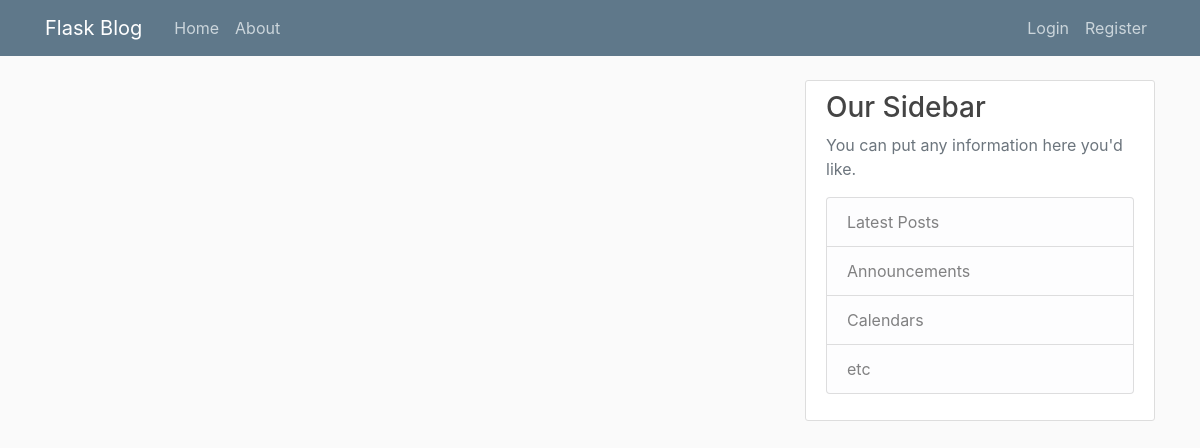
Page /posts on the earlier database version.
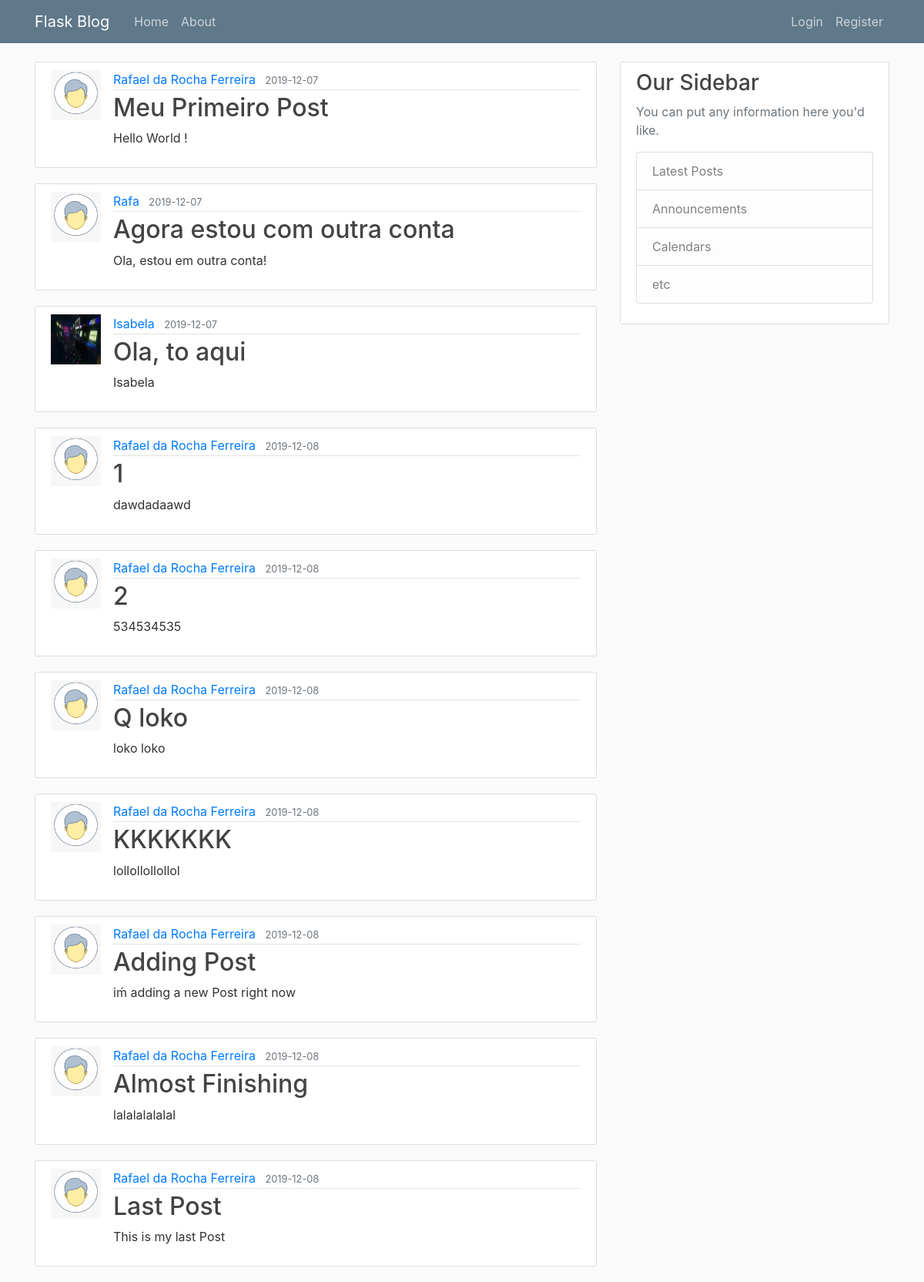
Same page on the later database version.
### app/models/tables.py (models this page shows, shortened)
class Post(db.Model):
    __tablename__ = "post"
    id = db.Column(db.Integer, primary_key=True)
    title = db.Column(db.String(100), nullable=False)
    date_posted = db.Column(db.DateTime, nullable=False, default=datetime.utcnow)
    content = db.Column(db.Text, nullable=False)
    user_id = db.Column(db.Integer, db.ForeignKey('user.id'), nullable=False)

class User(db.Model, UserMixin):
    __tablename_ = "user"
    id = db.Column(db.Integer, primary_key=True)
    username = db.Column(db.String(20), unique=True, nullable=False)
    email = db.Column(db.String(120), unique=True, nullable=False)
    image_file = db.Column(db.String(120), nullable=False, default="default.png")
    password = db.Column(db.String(60), nullable=False)
    posts = db.relationship('Post', backref="author", lazy=True)

### app/controllers/default.py (the view)
@app.route("/posts")
def home():
    posts = Post.query.all()
    return render_template("home.html", posts=posts, title="Ola Mundo, Rafael")

### app/templates/home.html
{% extends "./bases/firstLayout.html" %}
{% block content%}
    {% for post in posts%}
    <article class="media content-section">
        <img class="'rounded-circle article-img" src="{{ url_for('static', filename='profiles_pic/' + post.author.image_file) }}">
        <div class="media-body">
            <div class="article-metadata">
            <a class="mr-2" href="#">{{ post.author.username }}</a>
            <small class="text-muted">{{ post.date_posted.strftime('%Y-%m-%d') }}</small>
            </div>
            <h2><a class="article-title" href="{{ url_for('post', post_id=post.id) }}">{{ post.title }}</a></h2>
            <p class="article-content">{{ post.content }}</p>
        </div>
    </article>
    {% endfor %}
{% endblock content %}

### app/templates/bases/firstLayout.html (shortened to what this page needs)
<!DOCTYPE html>
<html lang="pt-br">
<head>
    <link rel="stylesheet" href="{{ url_for('static', filename= 'css/bootstrap.min.css') }}">
    <link rel="stylesheet" href="{{ url_for('static', filename= 'css/main.css') }}">
</head>
<body>
    <header class="site-header">
        <nav class="navbar navbar-expand-md navbar-dark bg-steel fixed-top">
            <div class="container">
            <a class="navbar-brand mr-4" href="/">Flask Blog</a>
            <div class="collapse navbar-collapse" id="navbarToggle">
                <div class="navbar-nav mr-auto">
                <a class="nav-item nav-link" href="/">Home</a>
                <a class="nav-item nav-link" href="/about">About</a>
                </div>
                <div class="navbar-nav">
                    {% if current_user.is_authenticated %}
                        <a class="nav-item nav-link" href="/post/new">New Post</a>
                        <a class="nav-item nav-link" href="/account">Account</a>
                        <a class="nav-item nav-link" href="/logout">Logout</a>
                    {% else %}
                        <a class="nav-item nav-link" href="/login">Login</a>
                        <a class="nav-item nav-link" href="/register">Register</a>
                    {% endif %}
                </div>
            </div>
            </div>
        </nav>
    </header>
    <main role="main" class="container">
        <div class="row">
            <div class="col-md-8">
            {% block content %}{% endblock %}
            </div>
            <div class="col-md-4">
            <div class="content-section">
                <h3>Our Sidebar</h3>
                <p class='text-muted'>You can put any information here you'd like.
                <ul class="list-group">
                    <li class="list-group-item list-group-item-light">Latest Posts</li>
                    <li class="list-group-item list-group-item-light">Announcements</li>
                    <li class="list-group-item list-group-item-light">Calendars</li>
                    <li class="list-group-item list-group-item-light">etc</li>
                </ul>
                </p>
            </div>
            </div>
        </div>
    </main>
</body>
</html>

### app/static/css/main.css (style rules this page uses)
body { background: #fafafa; color: #333333; margin-top: 5rem; }
h1, h2, h3, h4, h5, h6 { color: #444444; }
.bg-steel { background-color: #5f788a; }
.site-header .navbar-nav .nav-link { color: #cbd5db; }
.content-section { background: #ffffff; padding: 10px 20px; border: 1px solid #dddddd; border-radius: 3px; margin-bottom: 20px; }
.article-title { color: #444444; }
.article-content { white-space: pre-line; }
.article-img { height: 65px; width: 65px; margin-right: 16px; }
.article-metadata { padding-bottom: 1px; margin-bottom: 4px; border-bottom: 1px solid #e3e3e3 }

Differences in the rows shown:
added Post: image_file (placeholder picture), author.username "Rafael da Rocha Ferreira", date_posted "2019-12-07", title "Meu Primeiro Post", content "Hello World !"
added Post: image_file (placeholder picture), author.username "Rafa", date_posted "2019-12-07", title "Agora estou com outra conta", content "Ola, estou em outra conta!"
added Post: image_file (picture), author.username "Isabela", date_posted "2019-12-07", title "Ola, to aqui", content "Isabela"
added Post: image_file (placeholder picture), author.username "Rafael da Rocha Ferreira", date_posted "2019-12-08", title "1", content "dawdadaawd"
added Post: image_file (placeholder picture), author.username "Rafael da Rocha Ferreira", date_posted "2019-12-08", title "2", content "534534535"
added Post: image_file (placeholder picture), author.username "Rafael da Rocha Ferreira", date_posted "2019-12-08", title "Q loko", content "loko loko"
added Post: image_file (placeholder picture), author.username "Rafael da Rocha Ferreira", date_posted "2019-12-08", title "KKKKKKK", content "lollollollollol"
added Post: image_file (placeholder picture), author.username "Rafael da Rocha Ferreira", date_posted "2019-12-08", title "Adding Post", content "iḿ adding a new Post right now"
added Post: image_file (placeholder picture), author.username "Rafael da Rocha Ferreira", date_posted "2019-12-08", title "Almost Finishing", content "lalalalalalal"
added Post: image_file (placeholder picture), author.username "Rafael da Rocha Ferreira", date_posted "2019-12-08", title "Last Post", content "This is my last Post"
